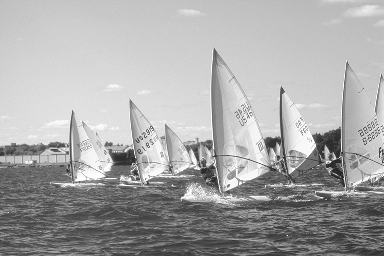
%> input picture lab10a/yacht.tif, 384 x 256 px
$ octave lab10a.m   (GNU Octave 9; MATLAB toolbox functions it lacks are replaced by stand-ins)
%> lines starting %> are read from the running program, lines starting %| are printed output that depends on the picture
### lab10a/Hist.m
function [] = Hist(A)
%HIST Summary of this function goes here
%   Detailed explanation goes here
[M,N] = size(A);
x = reshape(A,1,M*N);
hist(x,0:255);


end

### lab10a/gammCorr.m
function [B] = gammCorr(A,gamma)
%GAMMCORR Summary of this function goes here
%   Detailed explanation goes here
[r,c] = size(A);
for i = 1: r
    for j = 1:c
        B(i,j) = (A(i,j)/255)^(1/gamma)*255;
    end
end

end

### lab10a/gaussFilter.m
function [h] = gaussFilter(N,var)
%GAUSSFILTER Summary of this function goes here
%   Detailed explanation goes here
i_mid = ceil(N/2);
j_mid = ceil(N/2);
for i = 1:N
    for j = 1:N
        h(i,j) = exp(-1*((i-i_mid)^2+(j-j_mid)^2)/(2*var));
    end
end
C = 1/sum(sum(h));
h = C * h;

end

### lab10a/lab10a.m
clear
clc
close all
%2,1
A = imread('yacht.tif');
%> A is the input picture: size 256x384 uint8; min 34, max 255, mean 168
B = double(A);
image(B)
colormap(gray(256));
axis('image')
title('original image')
%1
[r,c]=size(B);
%> r = 256; c = 384

for i = 1:c
    Bh(:,i) = B(:,c+1-i);
end
figure
image(Bh)
colormap(gray(256));
axis('image')
title('horizontally flipped image')

for i = 1:r
    Bv(i,:) = B(r+1-i,:);
end
figure
image(Bv)
colormap(gray(256));
axis('image')
title('vertically flipped image')

%2
Bn = ones(r,c) * 255 - B;
figure
image(Bn)
colormap(gray(256));
axis('image')
title('negative image')

%3
Bm = B * 1.5;
figure
image(Bm);
colormap(gray(256));
axis('image')
title('image multiplied 1.5')

%3.1
house = imread('house.tif');
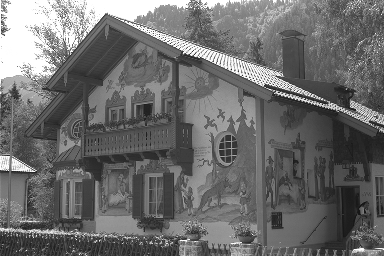
%> input picture lab10a/house.tif, 384 x 256 px
%> house is the input picture: size 256x384 uint8; min 18, max 255, mean 108.5
house = double(house);
%> house: size 256x384 double
figure
Hist(house);
title('histogram of house')
%> figure, not shown here; tallest bar 4842 high, from x = 254.5 to 255.5

%3.2
%1
%2
narrow = imread('narrow.tif');
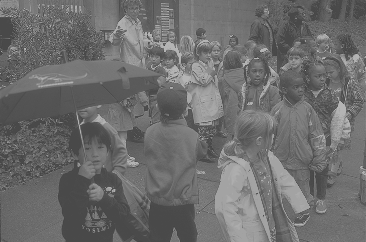
%> input picture lab10a/narrow.tif, 366 x 242 px
%> narrow is the input picture: size 242x366 uint8; min 70, max 180, mean 108.6
narrow = double(narrow);
%> narrow: size 242x366 double
figure
image(narrow);
colormap(gray(256));
axis('image')
title('original image')
figure;
Hist(narrow);
title('histogram of original image')
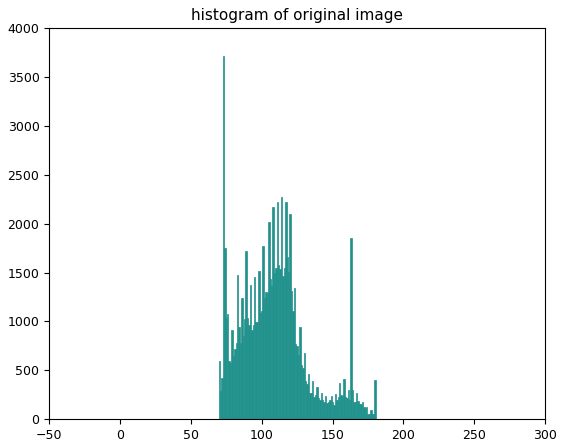
%> figure redrawn from the program's plot data; tallest bar 3712 high, from x = 72.5 to 73.5
%3
[r,c] = size(narrow);
%> r = 242; c = 366
T1 = min(min(narrow));
%> T1 = 70
T2 = max(max(narrow));
%> T2 = 180
for i = 1: r
    for j = 1: c
        trans(i,j) = pointTrans(narrow(i,j),T1,T2);
    end
end
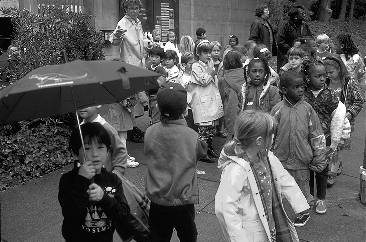
%> trans: size 242x366 double; min 0, max 255, mean 89.6
figure
image(trans);
colormap(gray(256));
axis('image')
title('transformed image')
figure;
Hist(trans);
title('histogram of transformed image')
%> figure, not shown here; tallest bar 3712 high, from x = 6.5 to 7.5
%4 The new image has wider intensity of colour, but there are more obvious
%quantized effect
%5 the histogram is spread out. because there are multiple pixels as min.

%4
%1
%2
dark = imread('dark.tif');
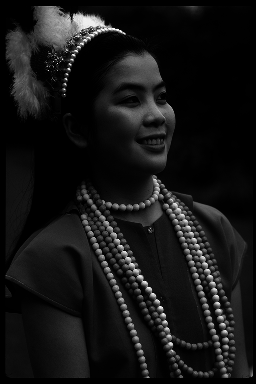
%> input picture lab10a/dark.tif, 256 x 384 px
%> dark is the input picture: size 384x256 uint8; min 0, max 253, mean 21.3
dark = double(dark);
%> dark: size 384x256 double
correct = gammCorr(dark,2.2);
%> after the loop in gammCorr, `for i = 1: r`:
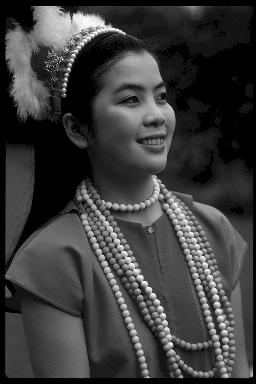
%> B: size 384x256 double; min 0, max 254.1, mean 59.9
figure
image(correct)
colormap(gray(256));
axis('image')
title('corrected image')
%3 image is brighter, it appear to be the correct value for gamma

%5.2
h = gaussFilter(7,1);
H = fftshift(fft2(h,32,32));
w1 = -pi:2*pi/31:pi;
w2 = -pi:2*pi/31:pi;
figure
mesh(w1,w2,abs(H))
xlabel('w1')
ylabel('w2')
zlabel('H_Guass')

race = imread('race.tif');
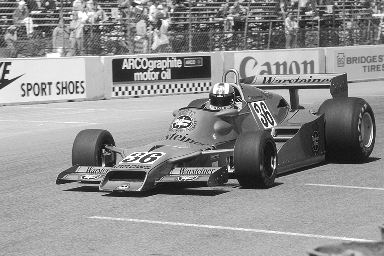
%> input picture lab10a/race.tif, 384 x 256 px
%> race is the input picture: size 256x384 uint8; min 4, max 255, mean 144.5
race = double(race);
%> race: size 256x384 double
race_gauss = filter2(race,h);
%> race_gauss = [164.3 165.4 166.1 166.3 164.1 165.8 175.4; 160.5 157.2 156.3 158.4 159.7 161.8 168.5; 148.9 143.5 148.8 157.5 164.3 170.7 176.7; 137.3 134.8 147.7 161.3 166.5 168 167; 135.6 142.4 155.5 161.5 157.6 144.4 128.5; 140.9 152.7 161.1 156.5 138.2 113.6 105.9; 147.6 158.1 160.7 149.4 117.6 95.83 111.9]
figure
image(race)
colormap(gray(256));
axis('image')
title('original image')
figure
image(race_gauss)
colormap(gray(256));
axis('image')
title('image after gaussian filter')

%> (the run ends here)
